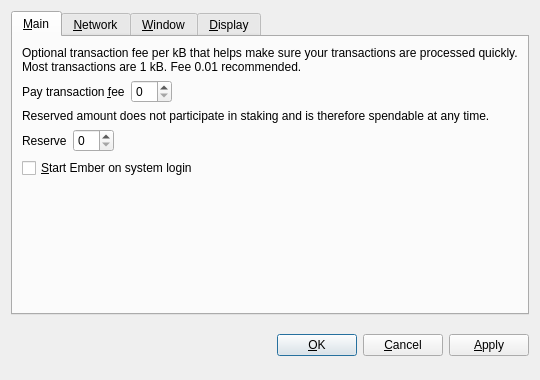
<?xml version="1.0" encoding="UTF-8"?>
<ui version="4.0">
 <class>OptionsDialog</class>
 <widget class="QDialog" name="OptionsDialog">
  <property name="geometry">
   <rect>
    <x>0</x>
    <y>0</y>
    <width>540</width>
    <height>380</height>
   </rect>
  </property>
  <property name="windowTitle">
   <string>Options</string>
  </property>
  <property name="modal">
   <bool>true</bool>
  </property>
  <layout class="QVBoxLayout" name="verticalLayout">
   <item>
    <widget class="QTabWidget" name="tabWidget">
     <property name="tabPosition">
      <enum>QTabWidget::North</enum>
     </property>
     <property name="currentIndex">
      <number>0</number>
     </property>
     <widget class="QWidget" name="tabMain">
      <attribute name="title">
       <string>&amp;Main</string>
      </attribute>
      <layout class="QVBoxLayout" name="verticalLayout_Main">
       <item>
        <widget class="QLabel" name="transactionFeeInfoLabel">
         <property name="text">
          <string>Optional transaction fee per kB that helps make sure your transactions are processed quickly. Most transactions are 1 kB. Fee 0.01 recommended.</string>
         </property>
         <property name="textFormat">
          <enum>Qt::PlainText</enum>
         </property>
         <property name="wordWrap">
          <bool>true</bool>
         </property>
        </widget>
       </item>
       <item>
        <layout class="QHBoxLayout" name="horizontalLayoutFee">
         <item>
          <widget class="QLabel" name="transactionFeeLabel">
           <property name="text">
            <string>Pay transaction &amp;fee</string>
           </property>
           <property name="textFormat">
            <enum>Qt::PlainText</enum>
           </property>
           <property name="buddy">
            <cstring>transactionFee</cstring>
           </property>
          </widget>
         </item>
         <item>
          <widget class="BitcoinAmountField" name="transactionFee"/>
         </item>
         <item>
          <spacer name="horizontalSpacerFee">
           <property name="orientation">
            <enum>Qt::Horizontal</enum>
           </property>
           <property name="sizeHint" stdset="0">
            <size>
             <width>40</width>
             <height>20</height>
            </size>
           </property>
          </spacer>
         </item>
        </layout>
       </item>
       <item>
        <widget class="QLabel" name="reserveBalanceInfoLabel">
         <property name="text">
          <string>Reserved amount does not participate in staking and is therefore spendable at any time.</string>
         </property>
         <property name="textFormat">
          <enum>Qt::PlainText</enum>
         </property>
         <property name="wordWrap">
          <bool>true</bool>
         </property>
        </widget>
       </item>
       <item>
        <layout class="QHBoxLayout" name="horizontalLayoutReserveBalance">
         <item>
          <widget class="QLabel" name="reserveBalanceLabel">
           <property name="text">
            <string>Reserve</string>
           </property>
           <property name="textFormat">
            <enum>Qt::PlainText</enum>
           </property>
           <property name="buddy">
            <cstring>reserveBalance</cstring>
           </property>
          </widget>
         </item>
         <item>
          <widget class="BitcoinAmountField" name="reserveBalance"/>
         </item>
         <item>
          <spacer name="horizontalSpacerReserveBalance">
           <property name="orientation">
            <enum>Qt::Horizontal</enum>
           </property>
           <property name="sizeHint" stdset="0">
            <size>
             <width>40</width>
             <height>20</height>
            </size>
           </property>
          </spacer>
         </item>
        </layout>
       </item>
       <item>
        <widget class="QCheckBox" name="bitcoinAtStartup">
         <property name="toolTip">
          <string>Automatically start Ember after logging in to the system.</string>
         </property>
         <property name="text">
          <string>&amp;Start Ember on system login</string>
         </property>
        </widget>
       </item>
       <item>
        <spacer name="verticalSpacer_Main">
         <property name="orientation">
          <enum>Qt::Vertical</enum>
         </property>
         <property name="sizeHint" stdset="0">
          <size>
           <width>20</width>
           <height>40</height>
          </size>
         </property>
        </spacer>
       </item>
      </layout>
     </widget>
     <widget class="QWidget" name="tabNetwork">
      <attribute name="title">
       <string>&amp;Network</string>
      </attribute>
      <layout class="QVBoxLayout" name="verticalLayout_Network">
       <item>
        <widget class="QCheckBox" name="mapPortUpnp">
         <property name="toolTip">
          <string>Automatically open the Ember client port on the router. This only works when your router supports UPnP and it is enabled.</string>
         </property>
         <property name="text">
          <string>Map port using &amp;UPnP</string>
         </property>
        </widget>
       </item>
       <item>
        <widget class="QCheckBox" name="connectSocks">
         <property name="toolTip">
          <string>Connect to the Ember network through a SOCKS5 proxy (e.g. when connecting through Tor).</string>
         </property>
         <property name="text">
          <string>&amp;Connect through SOCKS5 proxy:</string>
         </property>
        </widget>
       </item>
       <item>
        <layout class="QHBoxLayout" name="horizontalLayout_Network">
         <item>
          <widget class="QLabel" name="proxyIpLabel">
           <property name="text">
            <string>Proxy &amp;IP:</string>
           </property>
           <property name="textFormat">
            <enum>Qt::PlainText</enum>
           </property>
           <property name="buddy">
            <cstring>proxyIp</cstring>
           </property>
          </widget>
         </item>
         <item>
          <widget class="QValidatedLineEdit" name="proxyIp">
           <property name="maximumSize">
            <size>
             <width>140</width>
             <height>16777215</height>
            </size>
           </property>
           <property name="toolTip">
            <string>IP address of the proxy (e.g. 127.0.0.1)</string>
           </property>
          </widget>
         </item>
         <item>
          <widget class="QLabel" name="proxyPortLabel">
           <property name="text">
            <string>&amp;Port:</string>
           </property>
           <property name="textFormat">
            <enum>Qt::PlainText</enum>
           </property>
           <property name="buddy">
            <cstring>proxyPort</cstring>
           </property>
          </widget>
         </item>
         <item>
          <widget class="QLineEdit" name="proxyPort">
           <property name="maximumSize">
            <size>
             <width>55</width>
             <height>16777215</height>
            </size>
           </property>
           <property name="toolTip">
            <string>Port of the proxy (e.g. 9050)</string>
           </property>
          </widget>
         </item>
         <item>
          <spacer name="horizontalSpacer_Network">
           <property name="orientation">
            <enum>Qt::Horizontal</enum>
           </property>
           <property name="sizeHint" stdset="0">
            <size>
             <width>40</width>
             <height>20</height>
            </size>
           </property>
          </spacer>
         </item>
        </layout>
       </item>
       <item>
        <spacer name="verticalSpacer_Network">
         <property name="orientation">
          <enum>Qt::Vertical</enum>
         </property>
         <property name="sizeHint" stdset="0">
          <size>
           <width>20</width>
           <height>40</height>
          </size>
         </property>
        </spacer>
       </item>
      </layout>
     </widget>
     <widget class="QWidget" name="tabWindow">
      <attribute name="title">
       <string>&amp;Window</string>
      </attribute>
      <layout class="QVBoxLayout" name="verticalLayout_Window">
       <item>
        <widget class="QCheckBox" name="minimizeToTray">
         <property name="toolTip">
          <string>Show only a tray icon after minimizing the window.</string>
         </property>
         <property name="text">
          <string>&amp;Minimize to the tray instead of the taskbar</string>
         </property>
        </widget>
       </item>
       <item>
        <widget class="QCheckBox" name="minimizeOnClose">
         <property name="toolTip">
          <string>Minimize instead of exit the application when the window is closed. When this option is enabled, the application will be closed only after selecting Quit in the menu.</string>
         </property>
         <property name="text">
          <string>M&amp;inimize on close</string>
         </property>
        </widget>
       </item>
       <item>
        <spacer name="verticalSpacer_Window">
         <property name="orientation">
          <enum>Qt::Vertical</enum>
         </property>
         <property name="sizeHint" stdset="0">
          <size>
           <width>20</width>
           <height>40</height>
          </size>
         </property>
        </spacer>
       </item>
      </layout>
     </widget>
     <widget class="QWidget" name="tabDisplay">
      <attribute name="title">
       <string>&amp;Display</string>
      </attribute>
      <layout class="QVBoxLayout" name="verticalLayout_Display">
       <item>
        <layout class="QHBoxLayout" name="horizontalLayout_1_Display">
         <item>
          <widget class="QLabel" name="langLabel">
           <property name="text">
            <string>User Interface &amp;language:</string>
           </property>
           <property name="textFormat">
            <enum>Qt::PlainText</enum>
           </property>
           <property name="buddy">
            <cstring>lang</cstring>
           </property>
          </widget>
         </item>
         <item>
          <widget class="QValueComboBox" name="lang">
           <property name="toolTip">
            <string>The user interface language can be set here. This setting will take effect after restarting Ember.</string>
           </property>
          </widget>
         </item>
        </layout>
       </item>
       <item>
        <layout class="QHBoxLayout" name="horizontalLayout_2_Display">
         <item>
          <widget class="QLabel" name="unitLabel">
           <property name="text">
            <string>&amp;Unit to show amounts in:</string>
           </property>
           <property name="textFormat">
            <enum>Qt::PlainText</enum>
           </property>
           <property name="buddy">
            <cstring>unit</cstring>
           </property>
          </widget>
         </item>
         <item>
          <widget class="QValueComboBox" name="unit">
           <property name="toolTip">
            <string>Choose the default subdivision unit to show in the interface and when sending coins.</string>
           </property>
          </widget>
         </item>
        </layout>
       </item>
       <item>
        <widget class="QCheckBox" name="coinControlFeatures">
         <property name="toolTip">
          <string>Whether to show coin control features or not.</string>
         </property>
         <property name="text">
          <string>Display coin &amp;control features (experts only!)</string>
         </property>
        </widget>
       </item>
       <item>
        <widget class="QCheckBox" name="minimizeCoinAge">
         <property name="toolTip">
          <string>Whether to select the coin outputs randomly or with minimal coin age.</string>
         </property>
         <property name="text">
          <string>Minimize weight consumption (experimental)</string>
         </property>
        </widget>
       </item>
       <item>
        <spacer name="verticalSpacer_Display">
         <property name="orientation">
          <enum>Qt::Vertical</enum>
         </property>
         <property name="sizeHint" stdset="0">
          <size>
           <width>20</width>
           <height>40</height>
          </size>
         </property>
        </spacer>
       </item>
      </layout>
     </widget>
    </widget>
   </item>
   <item>
    <layout class="QHBoxLayout" name="horizontalLayout_Buttons">
     <item>
      <spacer name="horizontalSpacer_1">
       <property name="orientation">
        <enum>Qt::Horizontal</enum>
       </property>
       <property name="sizeHint" stdset="0">
        <size>
         <width>40</width>
         <height>48</height>
        </size>
       </property>
      </spacer>
     </item>
     <item>
      <widget class="QLabel" name="statusLabel">
       <property name="font">
        <font>
         <weight>75</weight>
         <bold>true</bold>
        </font>
       </property>
       <property name="text">
        <string/>
       </property>
       <property name="textFormat">
        <enum>Qt::PlainText</enum>
       </property>
       <property name="wordWrap">
        <bool>true</bool>
       </property>
      </widget>
     </item>
     <item>
      <spacer name="horizontalSpacer_2">
       <property name="orientation">
        <enum>Qt::Horizontal</enum>
       </property>
       <property name="sizeHint" stdset="0">
        <size>
         <width>40</width>
         <height>48</height>
        </size>
       </property>
      </spacer>
     </item>
     <item>
      <widget class="QPushButton" name="okButton">
       <property name="text">
        <string>&amp;OK</string>
       </property>
      </widget>
     </item>
     <item>
      <widget class="QPushButton" name="cancelButton">
       <property name="text">
        <string>&amp;Cancel</string>
       </property>
       <property name="autoDefault">
        <bool>false</bool>
       </property>
      </widget>
     </item>
     <item>
      <widget class="QPushButton" name="applyButton">
       <property name="text">
        <string>&amp;Apply</string>
       </property>
       <property name="autoDefault">
        <bool>false</bool>
       </property>
      </widget>
     </item>
    </layout>
   </item>
  </layout>
 </widget>
 <customwidgets>
  <customwidget>
   <class>QValidatedLineEdit</class>
   <extends>QLineEdit</extends>
   <header>qvalidatedlineedit.h</header>
  </customwidget>
  <customwidget>
   <class>BitcoinAmountField</class>
   <extends>QSpinBox</extends>
   <header>bitcoinamountfield.h</header>
  </customwidget>
  <customwidget>
   <class>QValueComboBox</class>
   <extends>QComboBox</extends>
   <header>qvaluecombobox.h</header>
  </customwidget>
 </customwidgets>
 <resources/>
 <connections/>
</ui>
